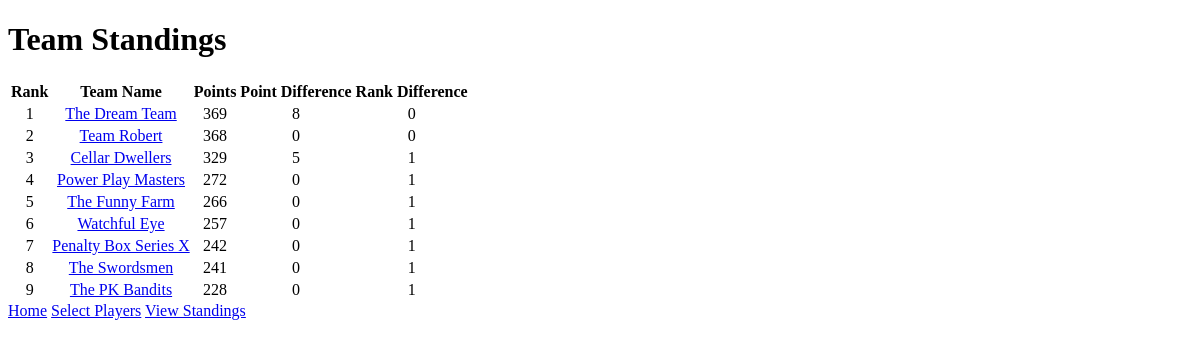
The page /teamStandings on the database as committed earlier.
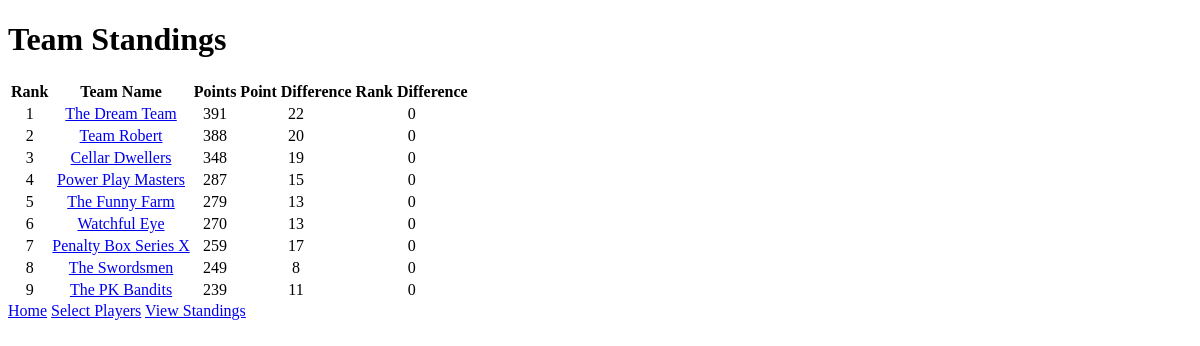
The same page on the database as committed later.
### tables this page shows
CREATE TABLE "standings" (
	"teamID" 	int not NULL,
	"points"	int not NULL DEFAULT 0,
	"pointsYesterday"	int not NULL DEFAULT 0,
	"rank"	int not NULL DEFAULT 0,
	"rankYesterday"	int not NULL DEFAULT 0,
	PRIMARY KEY("teamID"),
	CONSTRAINT "standings-fk-teamID"
	FOREIGN KEY ("teamID")
    REFERENCES poolTeams ("teamID")
);

CREATE TABLE "poolTeams" (
	"teamID"	INTEGER NOT NULL,
	"teamName"	varchar(40) NOT NULL,
	"username"	varchar(30) NOT NULL,
	"player1"	INTEGER NOT NULL,
	"player2"	INTEGER NOT NULL,
	"player3"	INTEGER NOT NULL,
	"player4"	INTEGER NOT NULL,
	"player5"	INTEGER NOT NULL,
	"player6"	INTEGER NOT NULL,
	"player7"	INTEGER NOT NULL,
	"player8"	INTEGER NOT NULL,
	"player9"	INTEGER NOT NULL,
	"player10"	INTEGER NOT NULL,
	"player11"	INTEGER NOT NULL,
	"player12"	INTEGER NOT NULL,
	"player13"	INTEGER NOT NULL,
	"player14"	INTEGER NOT NULL,
	"player15"	INTEGER NOT NULL,
	"player16"	INTEGER NOT NULL,
	"player17"	INTEGER NOT NULL,
	"player18"	INTEGER NOT NULL,
	"player19"	INTEGER NOT NULL,
	"player20"	INTEGER NOT NULL,
	"player21"	INTEGER NOT NULL,
	"teamLogo"	TEXT NOT NULL,
	CONSTRAINT "poolTeams-fk-player15" FOREIGN KEY("player15") REFERENCES "players"("playerID"),
	CONSTRAINT "poolTeams-fk-player6" FOREIGN KEY("player6") REFERENCES "players"("playerID"),
	CONSTRAINT "poolTeams-fk-player11" FOREIGN KEY("player11") REFERENCES "players"("playerID"),
	CONSTRAINT "poolTeams-fk-player1" FOREIGN KEY("player1") REFERENCES "players"("playerID"),
	CONSTRAINT "poolTeams-fk-player3" FOREIGN KEY("player3") REFERENCES "players"("playerID"),
	CONSTRAINT "poolTeams-fk-player12" FOREIGN KEY("player12") REFERENCES "players"("playerID"),
	CONSTRAINT "poolTeams-fk-player20" FOREIGN KEY("player20") REFERENCES "players"("playerID"),
	CONSTRAINT "poolTeams-fk-users" FOREIGN KEY("username") REFERENCES "users"("username"),
	CONSTRAINT "poolTeams-fk-player13" FOREIGN KEY("player13") REFERENCES "players"("playerID"),
	CONSTRAINT "poolTeams-fk-player14" FOREIGN KEY("player14") REFERENCES "players"("playerID"),
	CONSTRAINT "poolTeams-fk-player18" FOREIGN KEY("player18") REFERENCES "players"("playerID"),
	CONSTRAINT "poolTeams-fk-player10" FOREIGN KEY("player10") REFERENCES "players"("playerID"),
	CONSTRAINT "poolTeams-fk-player9" FOREIGN KEY("player9") REFERENCES "players"("playerID"),
	CONSTRAINT "poolTeams-fk-player2" FOREIGN KEY("player2") REFERENCES "players"("playerID"),
	CONSTRAINT "poolTeams-fk-player5" FOREIGN KEY("player5") REFERENCES "players"("playerID"),
	CONSTRAINT "poolTeams-fk-player7" FOREIGN KEY("player7") REFERENCES "players"("playerID"),
	CONSTRAINT "poolTeams-fk-player19" FOREIGN KEY("player19") REFERENCES "players"("playerID"),
	CONSTRAINT "poolTeams-fk-player21" FOREIGN KEY("player21") REFERENCES "players"("playerID"),
	CONSTRAINT "poolTeams-fk-player4" FOREIGN KEY("player4") REFERENCES "players"("playerID"),
	CONSTRAINT "poolTeams-fk-player8" FOREIGN KEY("player8") REFERENCES "players"("playerID"),
	PRIMARY KEY("teamID" AUTOINCREMENT),
	CONSTRAINT "poolTeams-fk-player17" FOREIGN KEY("player17") REFERENCES "players"("playerID"),
	CONSTRAINT "poolTeams-fk-player16" FOREIGN KEY("player16") REFERENCES "players"("playerID")
);

### application.py (the view)
@app.route("/teamStandings")
def teamStandings():
    sql = '''Select pt.teamID, pt.teamName, s.points, s.pointsYesterday, s.rank, s.rankYesterday
                 From poolTeams pt join standings s
                    on pt.teamID = s.teamID
                Order by s.points DESC'''
    try:
        with closing(conn.cursor()) as c:
            c.execute(sql)
            results = c.fetchall()
            teamStandings = []
            for result in results:
                teamStandings.append((result[0], result[1], result[2], result[3], result[4], result[5]))
    except sqlite3.OperationalError as e:
        print("Error: Database could not be read. Program closing")
        print(e)
    return render_template("teamStandings.html", teamStandings=teamStandings)

### templates/teamStandings.html (shortened to what this page needs)
<!DOCTYPE html>
<html lang="en">
<head>
</head>
<body>
    <h1>Team Standings</h1>
    <table style="text-align:center">
        <tr><th>Rank</th><th>Team Name</th><th>Points</th><th>Point Difference</th><th>Rank Difference</th></tr>
        {% for team in teamStandings %}
            <tr><td>{{team[4]}}</td><td><a href="{{ url_for('teamStats', teamID=team[0]) }}">{{team[1]}}</a></td><td>{{team[2]}}</td><td>{{team[2]-team[3]}}</td>
                <td>{{team[4]-team[5]}}</td></tr>
        {% endfor %}
    </table>
    <a href="{{ url_for('index') }}">Home</a>
    <a href="{{ url_for('players') }}">Select Players</a>
    <a href="{{ url_for('teamStandings') }}">View Standings</a>
</body>
</html>

Rows that differ between the two databases and show on the page:
changed standings "The Dream Team": points "369" → "391"; team[2]-team[3] "8" → "22"
changed standings "Team Robert": points "368" → "388"; team[2]-team[3] "0" → "20"
changed standings "Cellar Dwellers": points "329" → "348"; team[2]-team[3] "5" → "19"; team[4]-team[5] "1" → "0"
changed standings "Power Play Masters": points "272" → "287"; team[2]-team[3] "0" → "15"; team[4]-team[5] "1" → "0"
changed standings "The Funny Farm": points "266" → "279"; team[2]-team[3] "0" → "13"; team[4]-team[5] "1" → "0"
changed standings "Watchful Eye": points "257" → "270"; team[2]-team[3] "0" → "13"; team[4]-team[5] "1" → "0"
changed standings "Penalty Box Series X": points "242" → "259"; team[2]-team[3] "0" → "17"; team[4]-team[5] "1" → "0"
changed standings "The Swordsmen": points "241" → "249"; team[2]-team[3] "0" → "8"; team[4]-team[5] "1" → "0"
changed standings "The PK Bandits": points "228" → "239"; team[2]-team[3] "0" → "11"; team[4]-team[5] "1" → "0"
